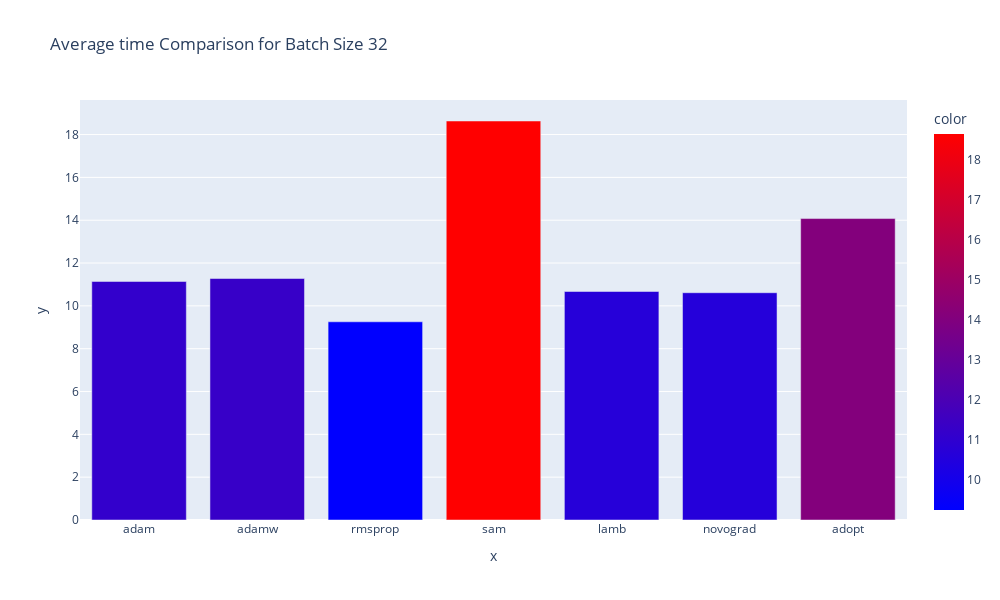
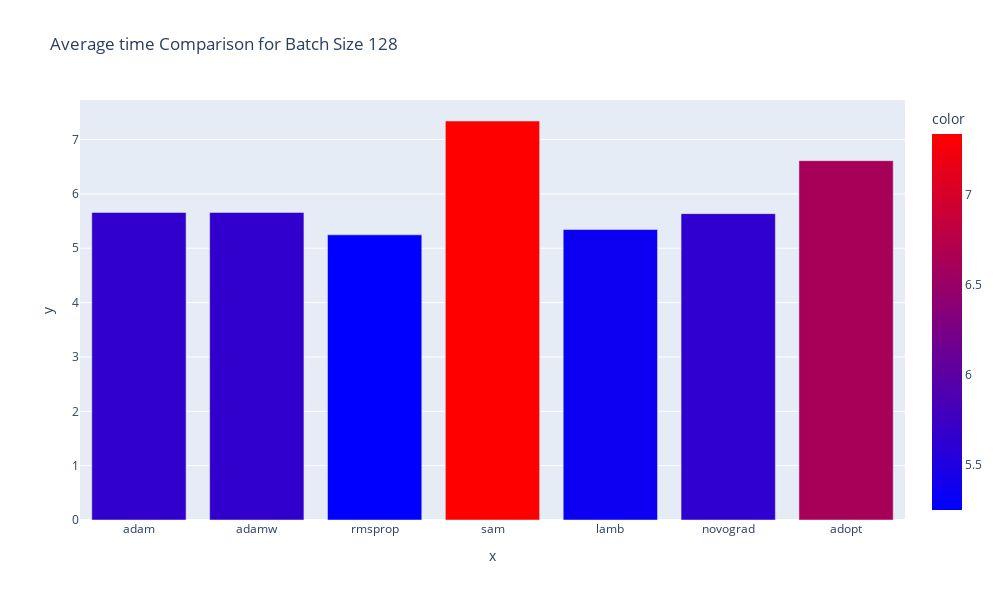
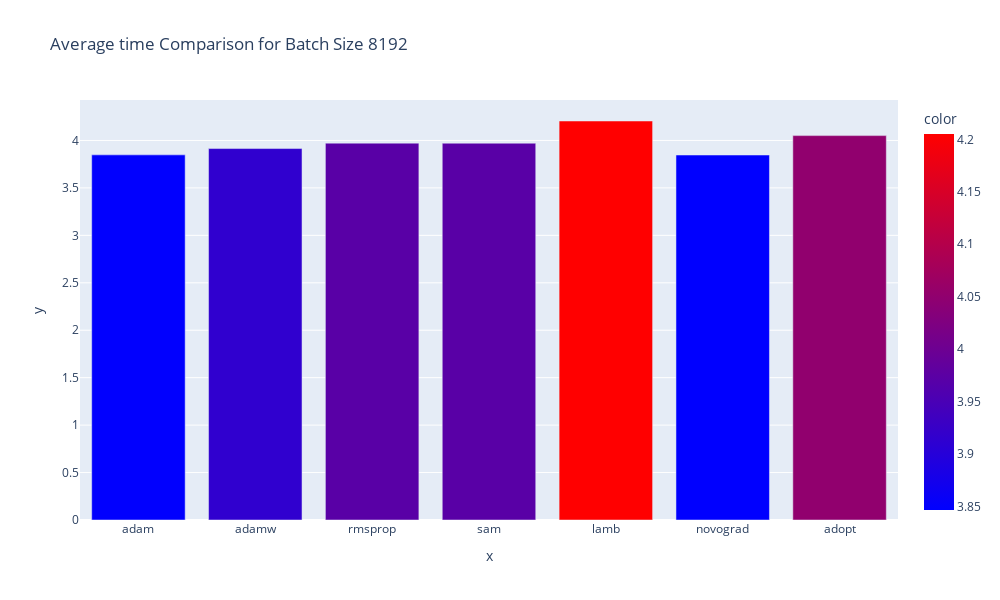
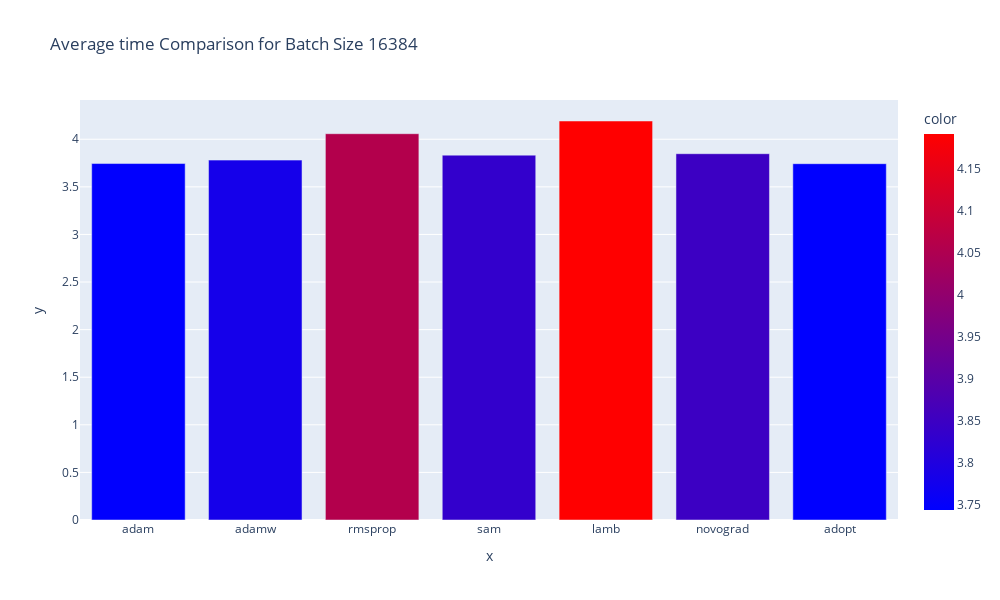

The notebook cell these images were saved under, in order:
### Markdown cell above
# Training time

### Code cell
# Make a bar plot of the average time it took for each optimizer

# Create separate plots for each batch size
batch_sizes = test_metrics_all["batch_size"].unique()
figs = []

for batch_size in batch_sizes:
    df_filtered = status_all[status_all["batch_size"] == batch_size]
    avg_time = df_filtered.groupby(['optimizer'])['epoch_time'].mean().values
    optimizer = df_filtered['optimizer'].unique()
    
    fig = px.bar(
        x=optimizer, 
        y=avg_time, 
        color=avg_time,
        barmode="group",  # Group bars side by side
        title=f"Average time Comparison for Batch Size {batch_size}",
        labels={"avg_time": "Average time", "optimizer": "Optimizer"},
        width=1000, height=600,  # Adjust figure size
        color_continuous_scale=px.colors.sequential.Bluered
    )
    figs.append((fig, optimizer, batch_size))
    fig.show()
    
# Display all figures
for fig, opt, batch_size in figs:
    fig.show()
    fig.write_image(f"./results/plots/avg_epoch_time/allop_{batch_size}.png")

### Figure 1 — Plotly figure (JSON) as saved in the notebook; plotly's stock layout.template omitted (floating-point values rounded to 4 significant figures)
{"data": [{"alignmentgroup": "True", "hovertemplate": "x=%{x}<br>y=%{y}<br>color=%{marker.color}<extra></extra>", "legendgroup": "", "marker": {"color": [11.14, 11.28, 9.256, 18.63, 10.67, 10.61, 14.08], "coloraxis": "coloraxis", "pattern": {"shape": ""}}, "name": "", "offsetgroup": "", "orientation": "v", "showlegend": false, "textposition": "auto", "type": "bar", "x": ["adam", "adamw", "rmsprop", "sam", "lamb", "novograd", "adopt"], "xaxis": "x", "y": [11.14, 11.28, 9.256, 18.63, 10.67, 10.61, 14.08], "yaxis": "y"}], "layout": {"barmode": "group", "coloraxis": {"colorbar": {"title": {"text": "color"}}, "colorscale": [[0, "rgb(0,0,255)"], [1, "rgb(255,0,0)"]]}, "height": 600, "legend": {"tracegroupgap": 0}, "title": {"text": "Average time Comparison for Batch Size 32"}, "width": 1000, "xaxis": {"anchor": "y", "domain": [0, 1], "title": {"text": "x"}}, "yaxis": {"anchor": "x", "domain": [0, 1], "title": {"text": "y"}}}}

### Figure 2 — Plotly figure (JSON) as saved in the notebook; plotly's stock layout.template omitted (floating-point values rounded to 4 significant figures)
{"data": [{"alignmentgroup": "True", "hovertemplate": "x=%{x}<br>y=%{y}<br>color=%{marker.color}<extra></extra>", "legendgroup": "", "marker": {"color": [5.659, 5.659, 5.247, 7.341, 5.345, 5.637, 6.612], "coloraxis": "coloraxis", "pattern": {"shape": ""}}, "name": "", "offsetgroup": "", "orientation": "v", "showlegend": false, "textposition": "auto", "type": "bar", "x": ["adam", "adamw", "rmsprop", "sam", "lamb", "novograd", "adopt"], "xaxis": "x", "y": [5.659, 5.659, 5.247, 7.341, 5.345, 5.637, 6.612], "yaxis": "y"}], "layout": {"barmode": "group", "coloraxis": {"colorbar": {"title": {"text": "color"}}, "colorscale": [[0, "rgb(0,0,255)"], [1, "rgb(255,0,0)"]]}, "height": 600, "legend": {"tracegroupgap": 0}, "title": {"text": "Average time Comparison for Batch Size 128"}, "width": 1000, "xaxis": {"anchor": "y", "domain": [0, 1], "title": {"text": "x"}}, "yaxis": {"anchor": "x", "domain": [0, 1], "title": {"text": "y"}}}}

### Figure 3 — Plotly figure (JSON) as saved in the notebook; plotly's stock layout.template omitted (floating-point values rounded to 4 significant figures)
{"data": [{"alignmentgroup": "True", "hovertemplate": "x=%{x}<br>y=%{y}<br>color=%{marker.color}<extra></extra>", "legendgroup": "", "marker": {"color": [3.848, 3.915, 3.972, 3.971, 4.205, 3.847, 4.051], "coloraxis": "coloraxis", "pattern": {"shape": ""}}, "name": "", "offsetgroup": "", "orientation": "v", "showlegend": false, "textposition": "auto", "type": "bar", "x": ["adam", "adamw", "rmsprop", "sam", "lamb", "novograd", "adopt"], "xaxis": "x", "y": [3.848, 3.915, 3.972, 3.971, 4.205, 3.847, 4.051], "yaxis": "y"}], "layout": {"barmode": "group", "coloraxis": {"colorbar": {"title": {"text": "color"}}, "colorscale": [[0, "rgb(0,0,255)"], [1, "rgb(255,0,0)"]]}, "height": 600, "legend": {"tracegroupgap": 0}, "title": {"text": "Average time Comparison for Batch Size 8192"}, "width": 1000, "xaxis": {"anchor": "y", "domain": [0, 1], "title": {"text": "x"}}, "yaxis": {"anchor": "x", "domain": [0, 1], "title": {"text": "y"}}}}

### Figure 4 — Plotly figure (JSON) as saved in the notebook; plotly's stock layout.template omitted (floating-point values rounded to 4 significant figures)
{"data": [{"alignmentgroup": "True", "hovertemplate": "x=%{x}<br>y=%{y}<br>color=%{marker.color}<extra></extra>", "legendgroup": "", "marker": {"color": [3.745, 3.781, 4.058, 3.833, 4.192, 3.848, 3.743], "coloraxis": "coloraxis", "pattern": {"shape": ""}}, "name": "", "offsetgroup": "", "orientation": "v", "showlegend": false, "textposition": "auto", "type": "bar", "x": ["adam", "adamw", "rmsprop", "sam", "lamb", "novograd", "adopt"], "xaxis": "x", "y": [3.745, 3.781, 4.058, 3.833, 4.192, 3.848, 3.743], "yaxis": "y"}], "layout": {"barmode": "group", "coloraxis": {"colorbar": {"title": {"text": "color"}}, "colorscale": [[0, "rgb(0,0,255)"], [1, "rgb(255,0,0)"]]}, "height": 600, "legend": {"tracegroupgap": 0}, "title": {"text": "Average time Comparison for Batch Size 16384"}, "width": 1000, "xaxis": {"anchor": "y", "domain": [0, 1], "title": {"text": "x"}}, "yaxis": {"anchor": "x", "domain": [0, 1], "title": {"text": "y"}}}}
